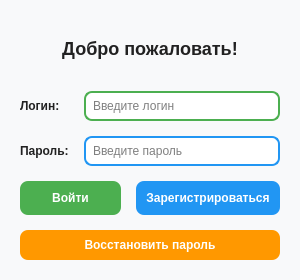
<?xml version="1.0" encoding="UTF-8"?>
<ui version="4.0">
 <class>AuthDialog</class>
 <widget class="QDialog" name="AuthDialog">
  <property name="geometry">
   <rect>
    <x>0</x>
    <y>0</y>
    <width>300</width>
    <height>280</height>
   </rect>
  </property>
  <property name="windowTitle">
   <string>Авторизация / Регистрация</string>
  </property>
  <property name="styleSheet">
   <string notr="true">
    QDialog {
        background: #f8f9fa; /* светло‑серый фон */
    }
    QLabel {
        color: #212121; /* тёмно‑серый текст */
        font-weight: bold;
    }
   </string>
  </property>
  <layout class="QVBoxLayout" name="verticalLayout">
   <property name="spacing">
    <number>15</number>
   </property>
   <property name="margin">
    <number>20</number>
   </property>
   <item>
    <widget class="QLabel" name="titleLabel">
     <property name="text">
      <string>Добро пожаловать!</string>
     </property>
     <property name="alignment">
      <set>Qt::AlignCenter</set>
     </property>
     <property name="styleSheet">
      <string notr="true">QLabel {
          font-size: 18px;
          font-weight: bold;
          color: #212121;
      }</string>
     </property>
    </widget>
   </item>
   <item>
    <layout class="QGridLayout" name="gridLayout">
     <item row="0" column="0">
      <widget class="QLabel" name="labelUsername">
       <property name="text">
        <string>Логин:</string>
       </property>
      </widget>
     </item>
     <item row="0" column="1">
      <widget class="QLineEdit" name="usernameEdit">
       <property name="placeholderText">
        <string>Введите логин</string>
       </property>
       <property name="styleSheet">
        <string notr="true">QLineEdit {
            border: 2px solid #4CAF50;
            border-radius: 8px;
            padding: 5px;
            background: white;
        }</string>
       </property>
      </widget>
     </item>
     <item row="1" column="0">
      <widget class="QLabel" name="labelPassword">
       <property name="text">
        <string>Пароль:</string>
       </property>
      </widget>
     </item>
     <item row="1" column="1">
      <widget class="QLineEdit" name="passwordEdit">
       <property name="echoMode">
        <enum>QLineEdit::Password</enum>
       </property>
       <property name="placeholderText">
        <string>Введите пароль</string>
       </property>
       <property name="styleSheet">
        <string notr="true">QLineEdit {
            border: 2px solid #2196F3;
            border-radius: 8px;
            padding: 5px;
            background: white;
        }</string>
       </property>
      </widget>
     </item>
    </layout>
   </item>
   <item>
    <layout class="QHBoxLayout" name="buttonLayout">
     <item>
      <widget class="QPushButton" name="loginButton">
       <property name="text">
        <string>Войти</string>
       </property>
       <property name="styleSheet">
        <string notr="true">QPushButton {
            background-color: #4CAF50;
            color: white;
            border: none;
            padding: 10px;
            border-radius: 8px;
            font-weight: bold;
        }
        QPushButton:hover {
            background-color: #45a049;
        }</string>
       </property>
      </widget>
     </item>
     <item>
      <widget class="QPushButton" name="registerButton">
       <property name="text">
        <string>Зарегистрироваться</string>
       </property>
       <property name="styleSheet">
        <string notr="true">QPushButton {
            background-color: #2196F3;
            color: white;
            border: none;
            padding: 10px;
            border-radius: 8px;
            font-weight: bold;
        }
        QPushButton:hover {
            background-color: #0b7dda;
        }</string>
       </property>
      </widget>
     </item>
    </layout>
   </item>
   <!-- Добавленная кнопка восстановления пароля -->
   <item>
    <widget class="QPushButton" name="recoveryButton">
     <property name="text">
      <string>Восстановить пароль</string>
     </property>
     <property name="styleSheet">
      <string notr="true">QPushButton {
          background-color: #FF9800; /* оранжевый цвет для кнопки восстановления */
          color: white;
          border: none;
          padding: 8px 16px;
          border-radius: 8px;
          font-weight: bold;
      }
      QPushButton:hover {
          background-color: #e68900; /* затемнённый оранжевый при наведении */
      }</string>
     </property>
    </widget>
   </item>
  </layout>
 </widget>
 <resources/>
 <connections/>
</ui>
